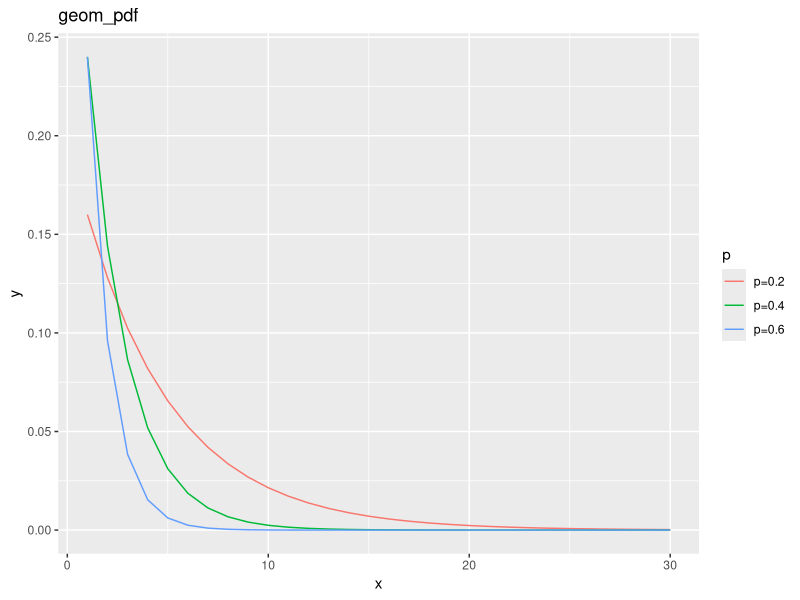
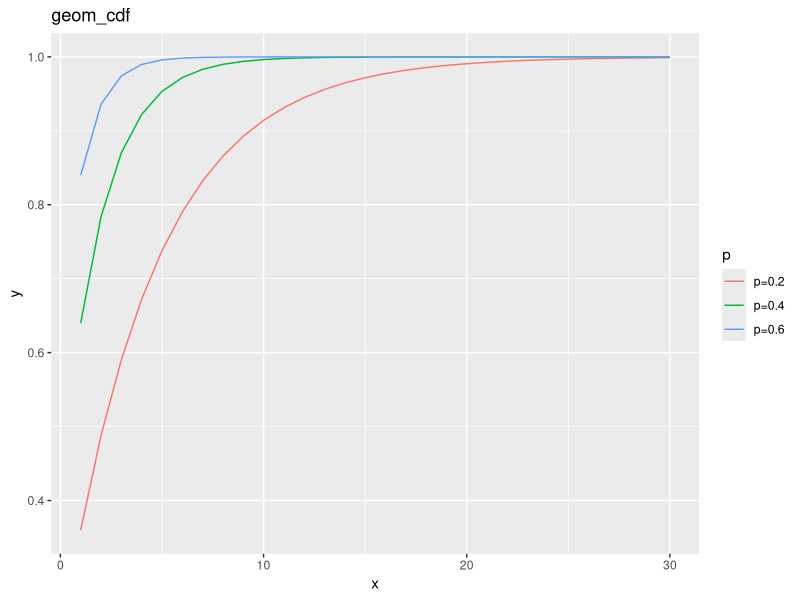
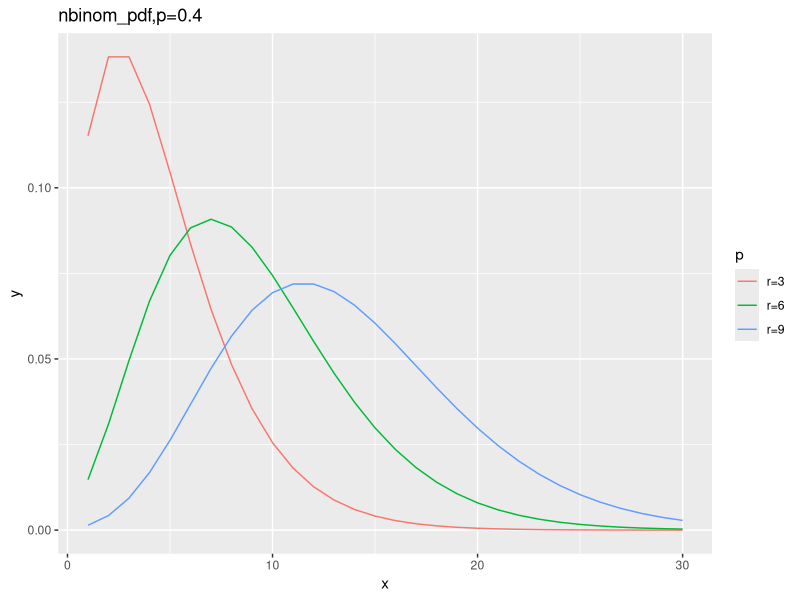
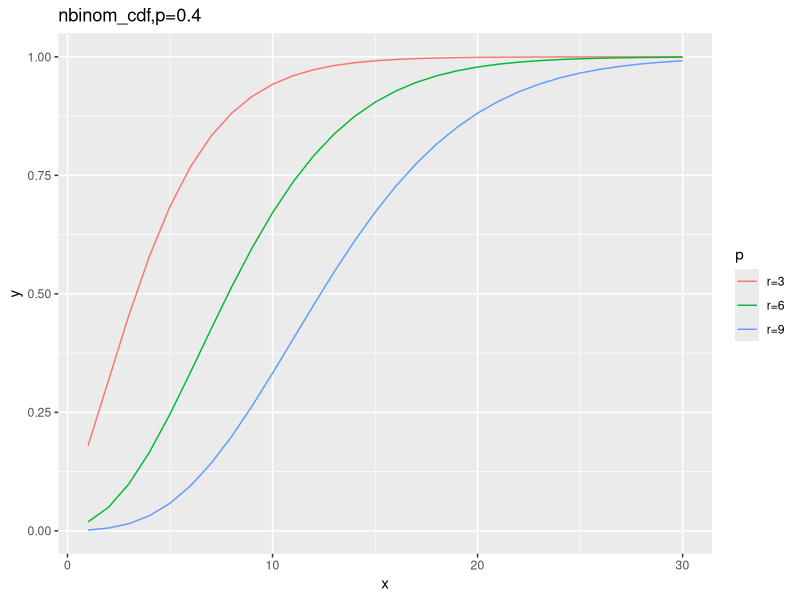

Recreate these plots in R, in order.
## ---- chunk 1
knitr::opts_chunk$set(echo = TRUE)
library(ggplot2)
## ---- chunk 2
"geometric:pdf=(1-p)^x*p . In a series of bernulli trails, the probability of have x number of failures before 1 success. Discrete.

negative binomial:combine(r+x-1,r)*(1-p)^x*p^r. In a series of bernulli trails, the probability of have x number of failures before r successes. Discrete"

## ---- chunk 3
"geometric:Find the probability of some number of non-transformed colonies per one transformed colony

negative binomial:How many trials do we need before x number of transformed colonies per plate. "

## ---- chunk 4
"geometric:p, probability of success

negative binomial:p, probability of success;r, number of successes "

## ---- chunk 5
xrange=1:30
pgeom=data.frame(x=rep(xrange,3),y=c(dgeom(xrange, 0.2),dgeom(xrange, 0.4),dgeom(xrange, 0.6)),
                p=c(rev(rep("p=0.2",30)),rev(rep("p=0.4",30)),rev(rep("p=0.6",30))))
ggplot(pgeom,
       aes(x,y,col=p))+
  geom_line()+
  labs(title = "geom_pdf")
cgeom=data.frame(x=rep(xrange,3),y=c(pgeom(xrange, 0.2),pgeom(xrange, 0.4),pgeom(xrange, 0.6)),
                p=c(rev(rep("p=0.2",30)),rev(rep("p=0.4",30)),rev(rep("p=0.6",30))))
ggplot(cgeom,
       aes(x,y,col=p))+
  geom_line()+
  labs(title = "geom_cdf")

pnb=data.frame(x=rep(xrange,3),y=c(dnbinom(xrange, 3,0.4),dnbinom(xrange,6, 0.4),dnbinom(xrange,9, 0.4)),
                p=c(rev(rep("r=3",30)),rev(rep("r=6",30)),rev(rep("r=9",30))))
ggplot(pnb,
       aes(x,y,col=p))+
  geom_line()+
  labs(title = "nbinom_pdf,p=0.4")
cnb=data.frame(x=rep(xrange,3),y=c(pnbinom(xrange, 3,0.4),pnbinom(xrange,6, 0.4),pnbinom(xrange,9, 0.4)),
                p=c(rev(rep("r=3",30)),rev(rep("r=6",30)),rev(rep("r=9",30))))
ggplot(cnb,
       aes(x,y,col=p))+
  geom_line()+
  labs(title = "nbinom_cdf,p=0.4")
## ---- chunk 6
pgeom(5,0.5)
pnbinom(5,5,0.5)
"The probability of getting a success with no more than 5 number of failures when probability for success is 0.5
The probability of getting 5 successes with no more than 5 failures before when probability for success is 0.5"
## ---- chunk 7
"geometric distribution is a limiting case of negative binomial when we set the size of negative binomial to 1"
